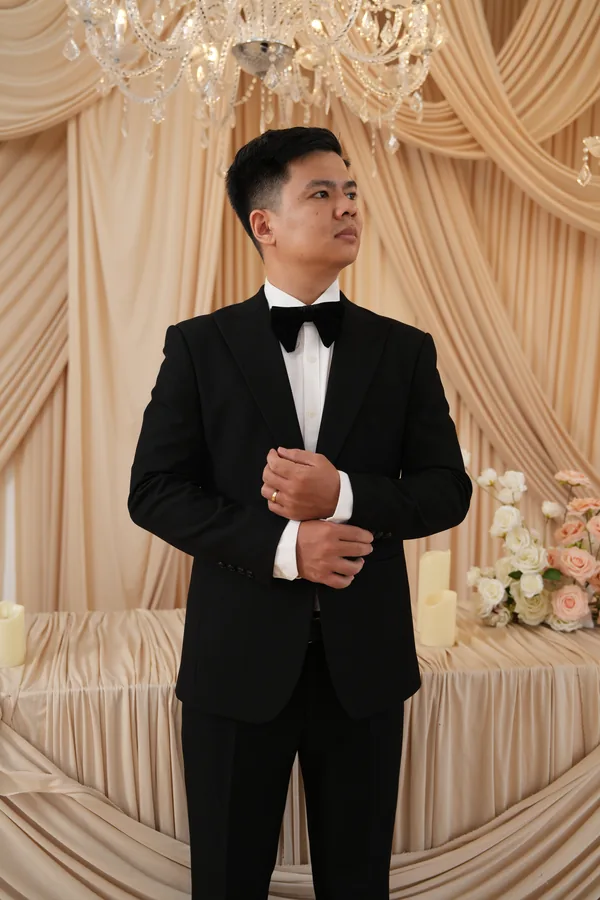
#> input picture assets-optimized/son-2.webp, 600 x 900 px, given in place of son-2.jpg, which was not available
$ python flip.py
#> lines starting #> are read from the running program, lines starting #| are printed output that depends on the picture
from PIL import Image, ImageOps

image = Image.open("assets/son-2.jpg")
#> image is the input picture: PIL image 600x900 RGB; mean R, G, B 142.1, 115.9, 92.3

# Lật ảnh trái ↔ phải
flipped = ImageOps.mirror(image)
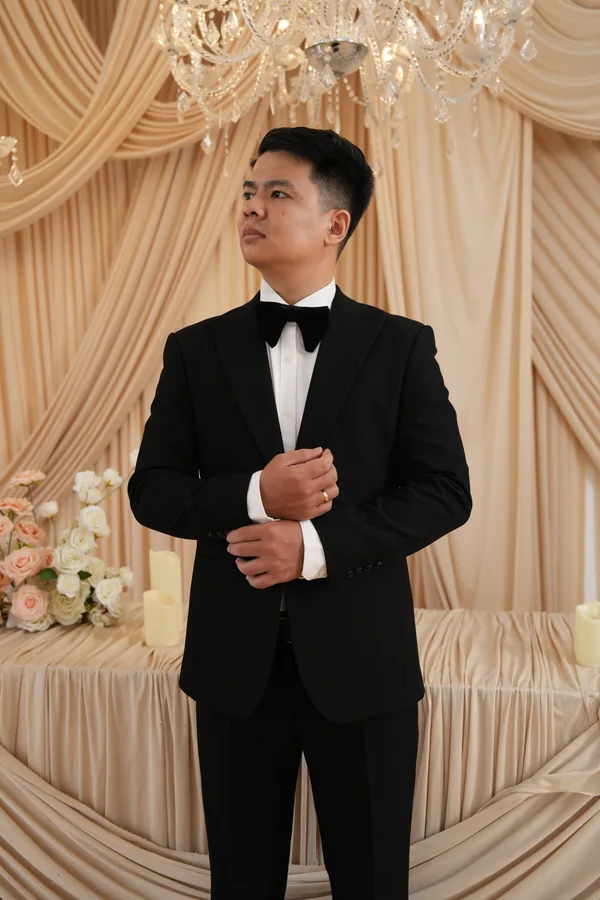
#> flipped: PIL image 600x900 RGB; mean R, G, B 142.1, 115.9, 92.3

# Lưu thành ảnh mới
flipped.save("assets/son-2-flipped.jpg", quality=95)

$ run again, with assets-optimized/son-1.webp copied over assets-optimized/son-2.webp
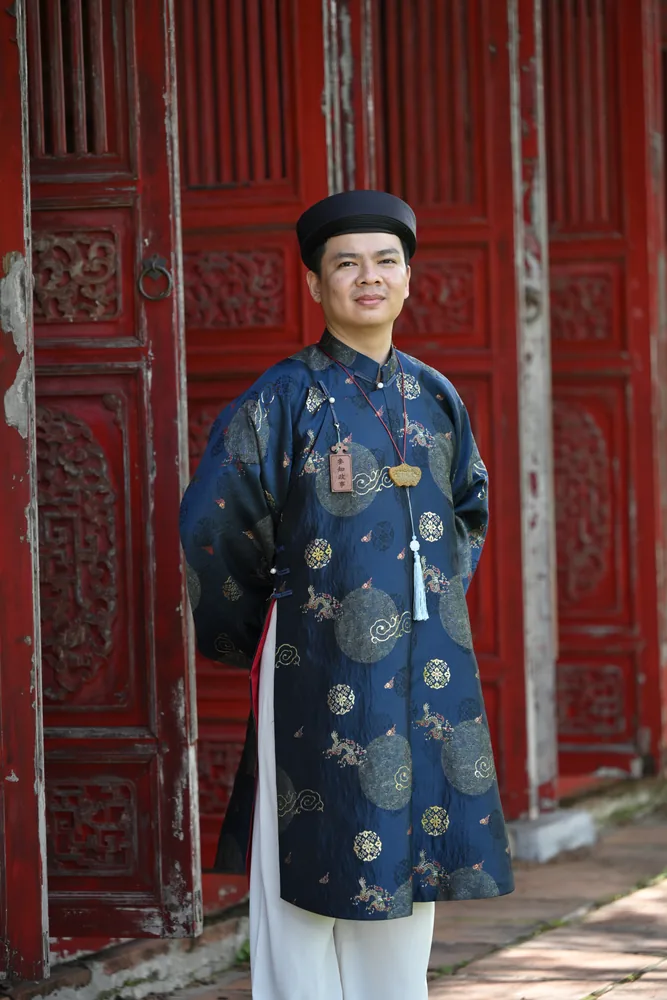
#> input picture assets-optimized/son-1.webp, 667 x 1000 px, given in place of son-2.jpg, which was not available
#> image is the input picture: PIL image 667x1000 RGB; mean R, G, B 86.3, 58.9, 59.3
#> `flipped = ImageOps.mirror(image)`:
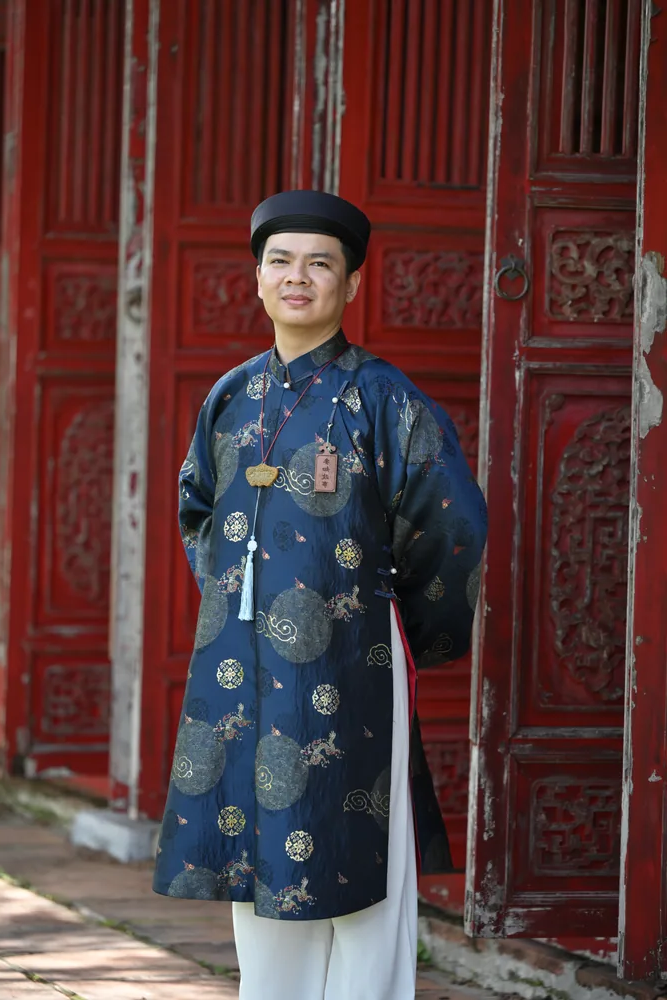
#> flipped: PIL image 667x1000 RGB; mean R, G, B 86.3, 58.9, 59.3

$ run again, with assets-optimized/ending.webp copied over assets-optimized/son-2.webp
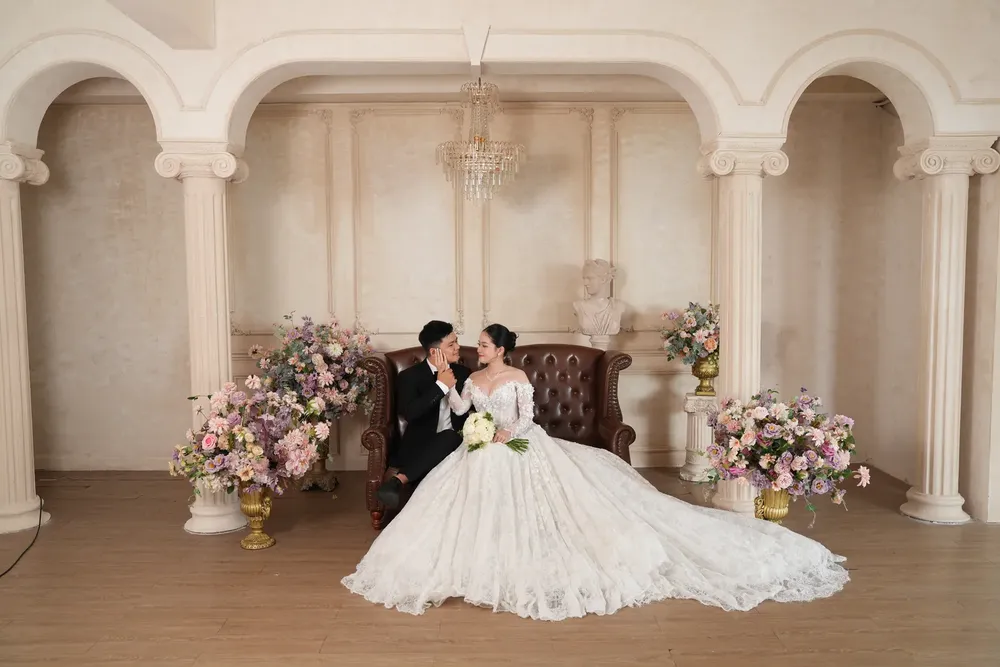
#> input picture assets-optimized/ending.webp, 1000 x 667 px, shrunk from 1600 x 1067 before the run, given in place of son-2.jpg, which was not available
#> image is the input picture: PIL image 1000x667 RGB; mean R, G, B 172.6, 151.9, 133.7
#> `flipped = ImageOps.mirror(image)`:
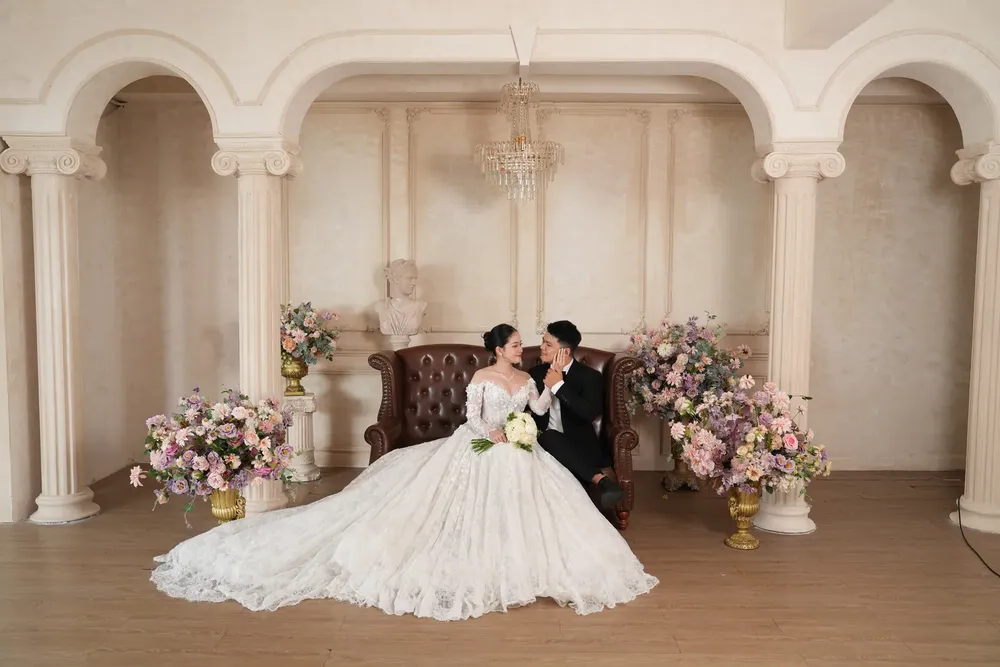
#> flipped: PIL image 1000x667 RGB; mean R, G, B 172.6, 151.9, 133.7

$ run again, with assets-optimized/hero.webp copied over assets-optimized/son-2.webp
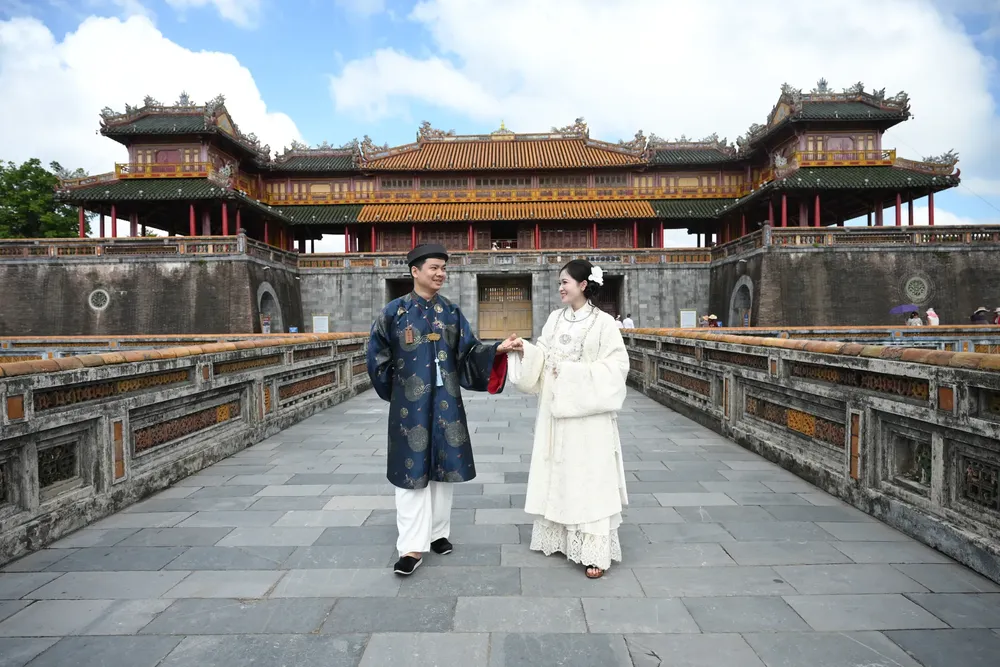
#> input picture assets-optimized/hero.webp, 1000 x 667 px, shrunk from 1920 x 1280 before the run, given in place of son-2.jpg, which was not available
#> image is the input picture: PIL image 1000x667 RGB; mean R, G, B 139.1, 141.1, 140.8
#> `flipped = ImageOps.mirror(image)`:
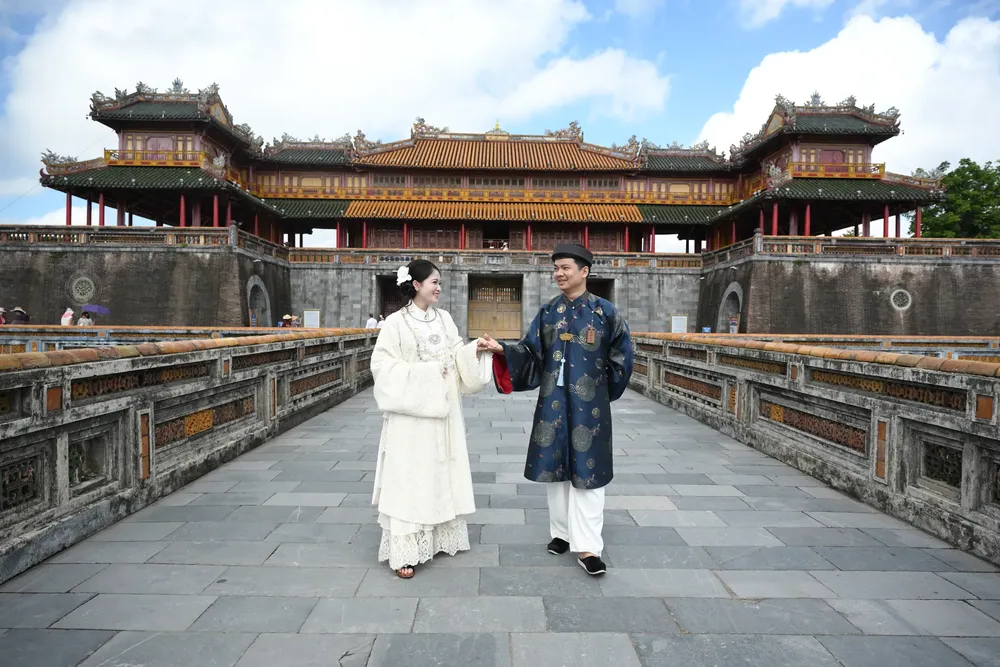
#> flipped: PIL image 1000x667 RGB; mean R, G, B 139.1, 141.1, 140.8
